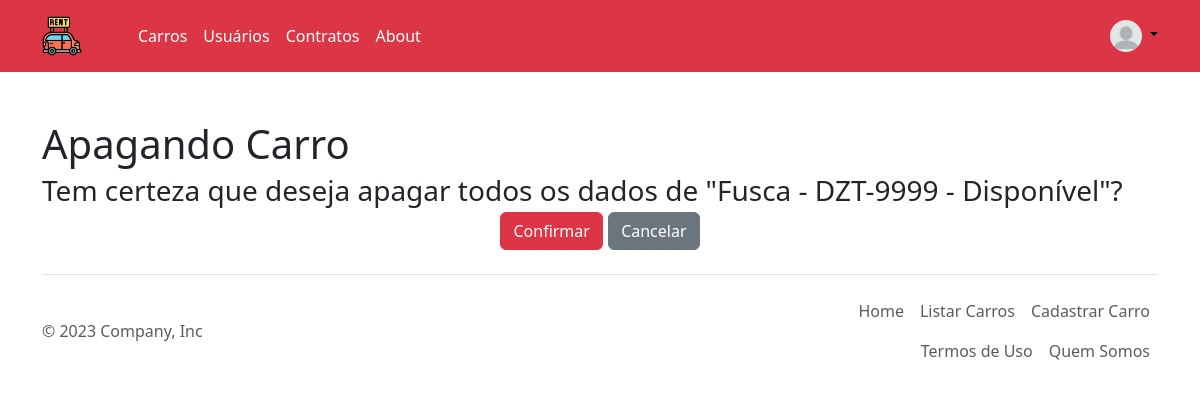
Before: /locador/carros/deletar/3 (signed in) with the older database file.
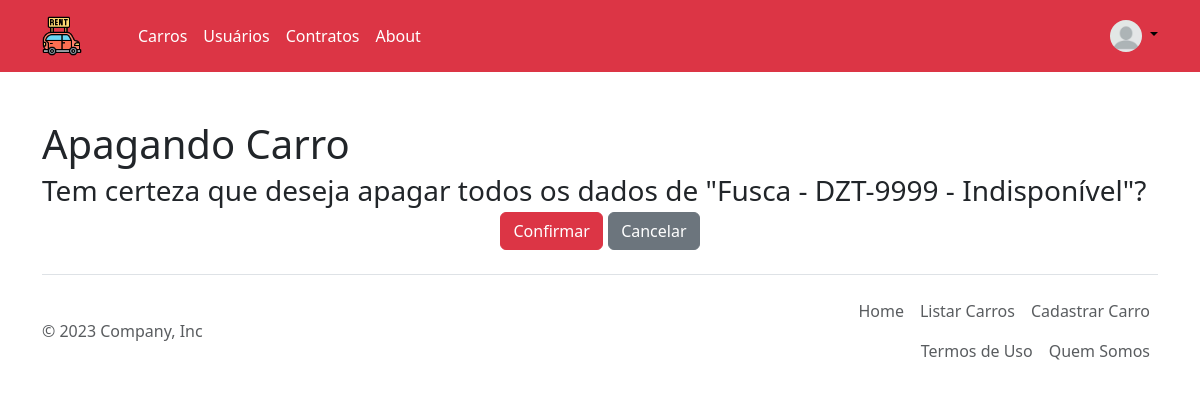
After: the same page with the newer database file.
### aluguel/models.py (models this page shows)
class Carro(models.Model):
    CATEGORIAS = [
        ("Econômico", "Econômico"),
        ("Intermediário", "Intermediário"),
        ("Sedan", "Sedan"),
        ("SUV", "SUV"),
        ("Executivo", "Executivo"),
        ("Pick-UP", "Pick-UP"),
        ("Minivan", "Minivan"),
    ]
    COMBUSTIVEL = [
        ("Gasolina", "Gasolina"),
        ("Flex", "Flex"),
        ("Diesel", "Diesel"),
        ("Híbrido", "Híbrido"),
        ("Elétrico", "Elétrico"),
    ]
    STATUS = [
        ('Disponível', 'Disponível'),
        ('Indisponível', 'Indisponível'),
    ]
    MARCA = [
        ('Mercedes - Benz', 'Mercedes - Benz'), ('Audi', 'Audi'),('BMW', 'BMW'),
        ('Volkswagen',  'Volkswagen'), ('Chevrolet', 'Chevrolet'), ('Renault', 'Renault'),
        ('Ford', 'Ford'), ('Toyota', 'Toyota'), ('Fiat', 'Fiat'), ('Hyundai', 'Hyundai'),
        ('Peugeot', 'Peugeot'), ('Lexus', 'Lexus'), ('Kia','Kia'), ('Citroën', 'Citroën'),
        ('Nissan', 'Nissan'), ('Mitsubishi', 'Mitsubishi'), ('Chery', 'Chery'),('Jeep', 'Jeep'),
    ]
    modelo = models.CharField("Modelo", max_length=50)
    marca = models.CharField("Marca", choices=MARCA, max_length=50)
    combustivel = models.CharField("Combustível", max_length=50, choices=COMBUSTIVEL)
    tipo = models.CharField("Categoria", max_length=100, choices=CATEGORIAS)
    bio = models.TextField("Sobre o carro", blank=True, null=True)
    ano = models.PositiveIntegerField("Ano")
    placa = models.CharField(max_length=15, unique=True, error_messages={'unique':"Veículo já cadastrado!"})
    foto = models.ImageField("Foto", upload_to='carros/', blank=True, null=True)
    cor = models.CharField("Cor", max_length=50)
    diaria = models.DecimalField("Valor da diária", max_digits=8, decimal_places=2)
    status = models.CharField(max_length=12, choices=STATUS, default='Disponível')
    def __str__(self):
       return f"{self.modelo} - {self.placa} - {self.status}"
    class Meta:
        verbose_name = "Carro"
        verbose_name_plural = "Carros"

### aluguel/views.py (the view, shortened to what this page needs)
# urls.py: path('carros/deletar/<int:id>', CarroDeleteView.as_view(), name='deletar-carro'),
class CarroDeleteView(DeleteView):
    model=Carro
    template_name='locador/apagar_carro.html'
    pk_url_kwarg='id'

### templates/locador/apagar_carro.html (shortened to what this page needs)
{% extends 'base_adm.html' %}
{% load static bootstrap5 %}
{% block content %}
<div class="container">
    <h1>Apagando Carro</h1>
    <form method="post">{% csrf_token %}
        <h3 class="featurette-heading fw-normal lh-1">Tem certeza que deseja apagar todos os dados de "{{ object }}"?</h3>
        <p class="lead text-center">
            <input type="submit" class="btn btn-danger" value="Confirmar">
            <a href="{% url 'todos_os_carros' %}" class="btn btn-secondary">Cancelar</a>
        </p>
    </form>
</div>
{% endblock content %}

Changed rows visible on the page:
changed Carro: modelo+placa+status "Fusca - DZT-9999 - Disponível" → "Fusca - DZT-9999 - Indisponível"
